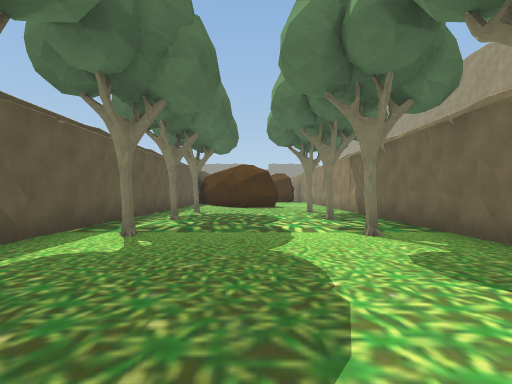
view 1 (above)

24 first-person views from a walk through a 3-D level made in the Unity game engine. The camera is 1.3 m above the floor, looks level and sees 85° across. Doors are open. The floor is counted in squares, 2 m on a side. Each view is taken from the middle of a square. On the plan, view 1 faces up. The plan holds only what a view shows up to about 9 squares ahead; the rest is blank. The place goes on beyond the plan. The player character is not drawn. Some animated figures are left out. Some surface patterns are stand-ins.

view 2
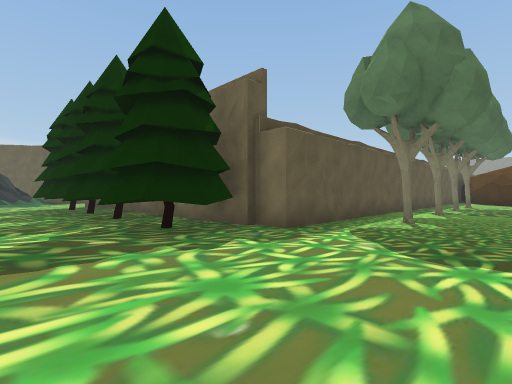

view 3
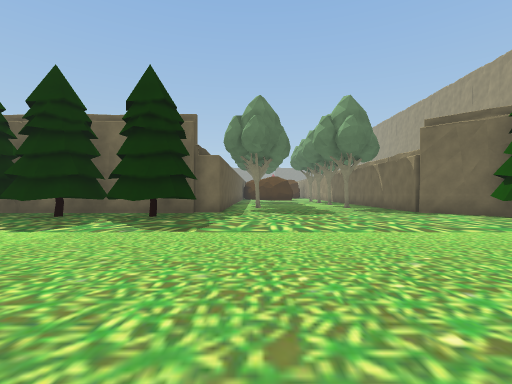

view 4
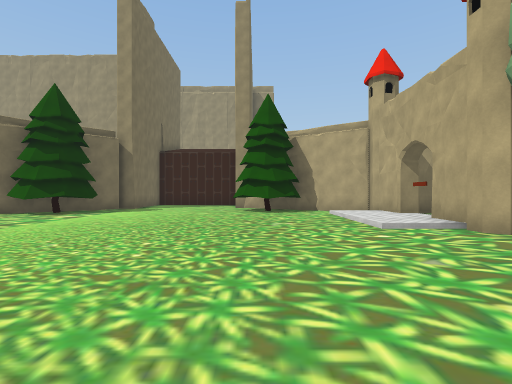

view 5
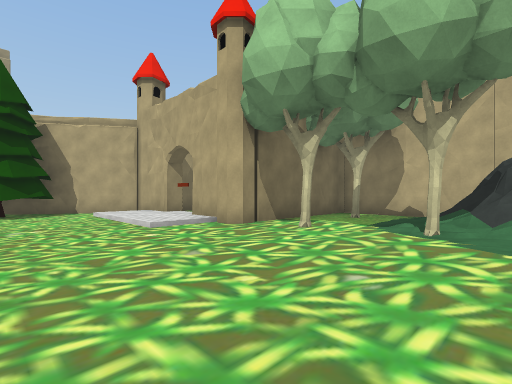

view 6
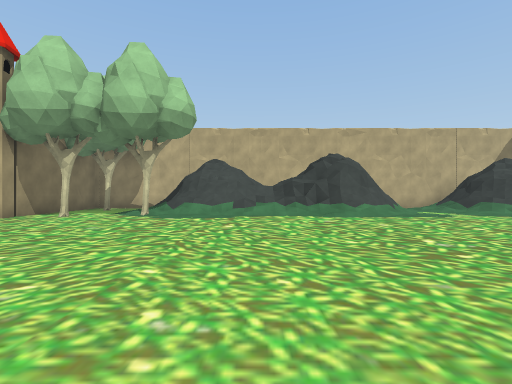

view 7
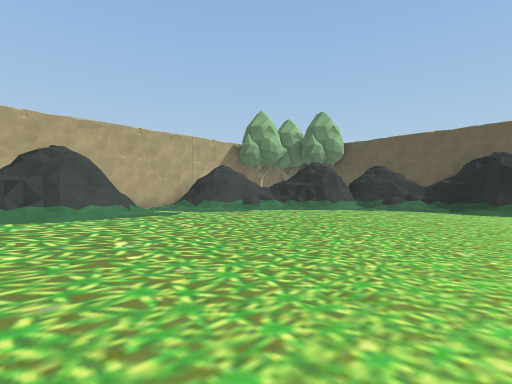

view 8
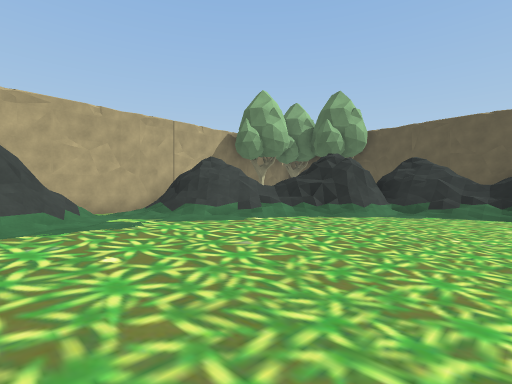

view 9
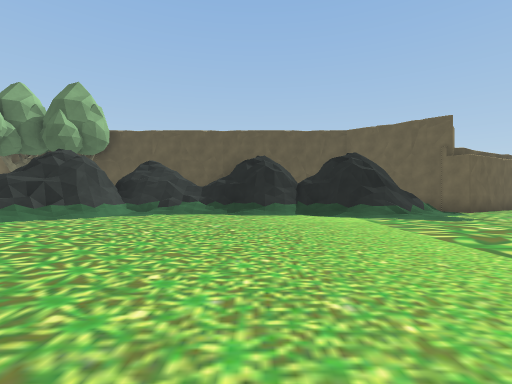

view 10
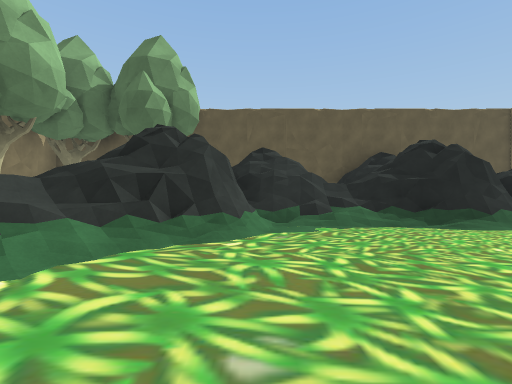

view 11
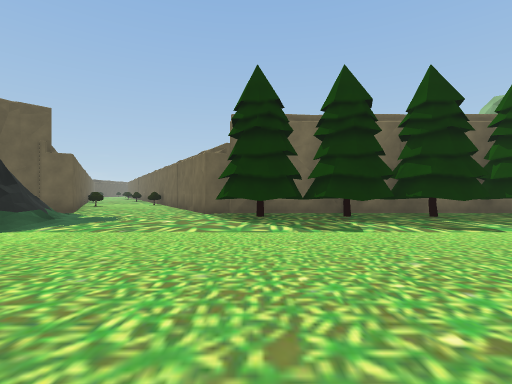

view 12
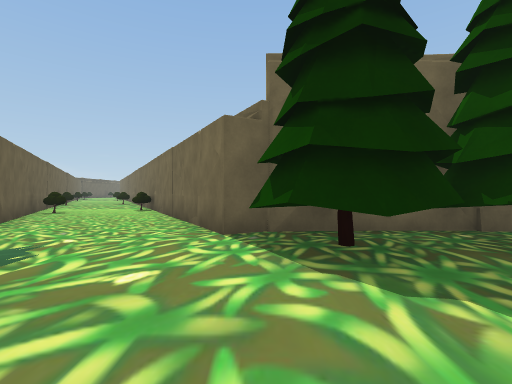

view 13
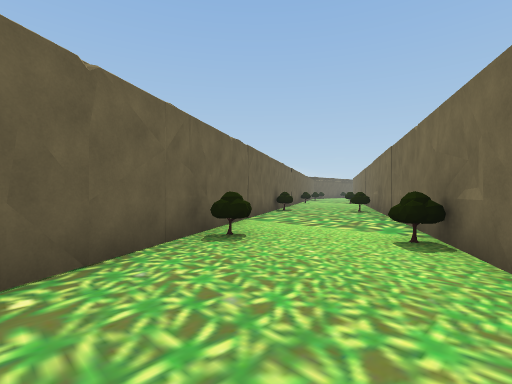

view 14
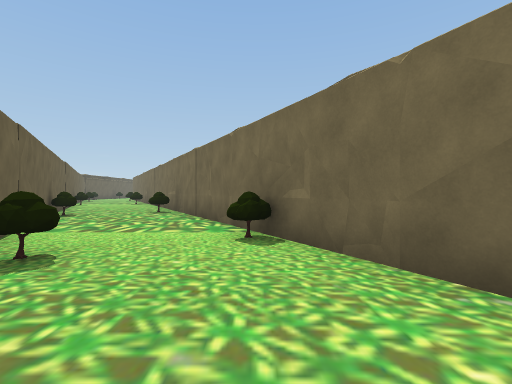

view 15
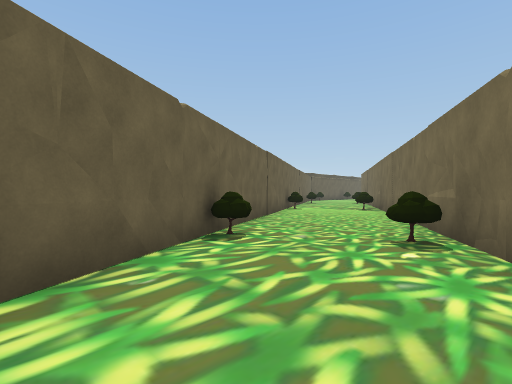

view 16
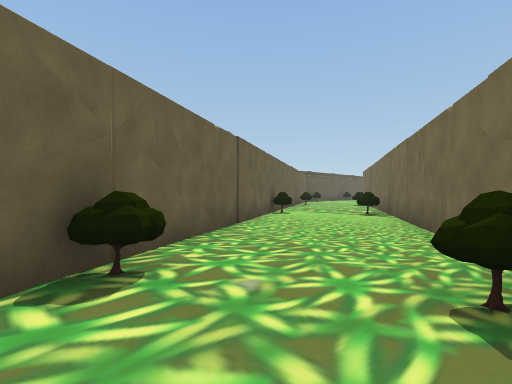

view 17
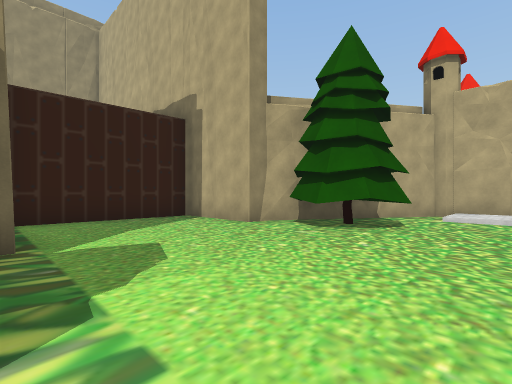

view 18
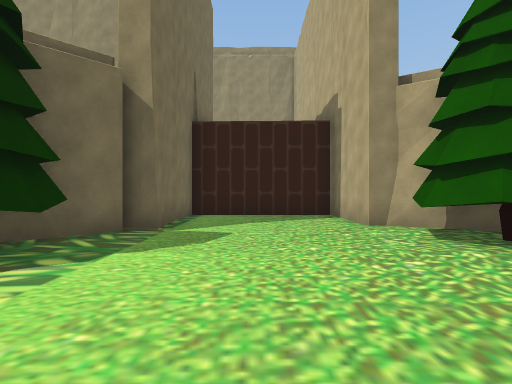

view 19
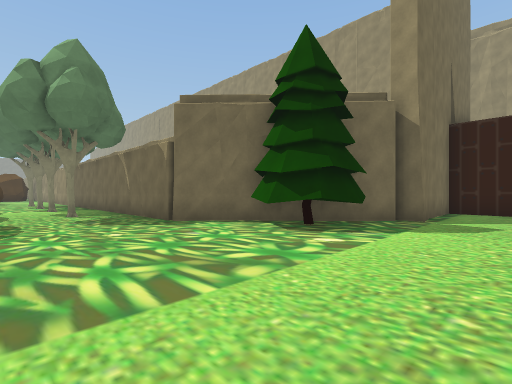

view 20
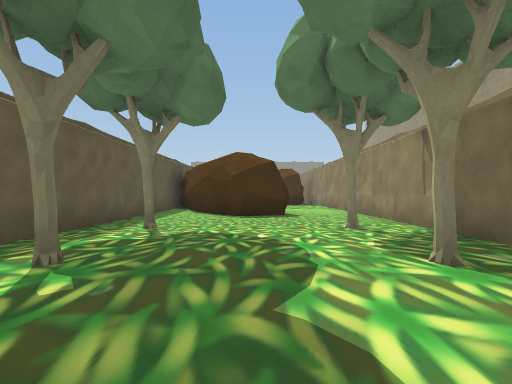

view 21
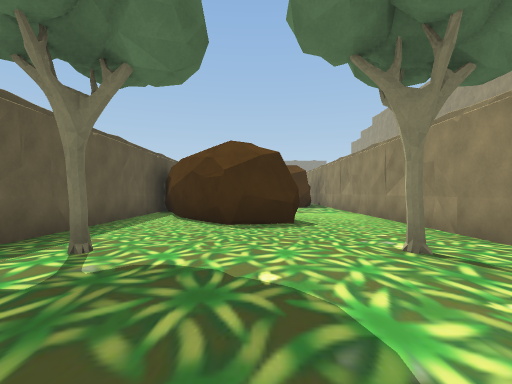

view 22
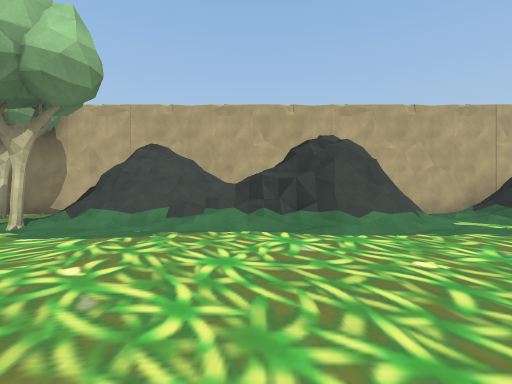

view 23
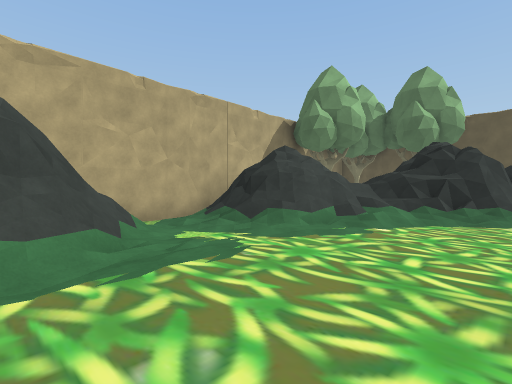

view 24
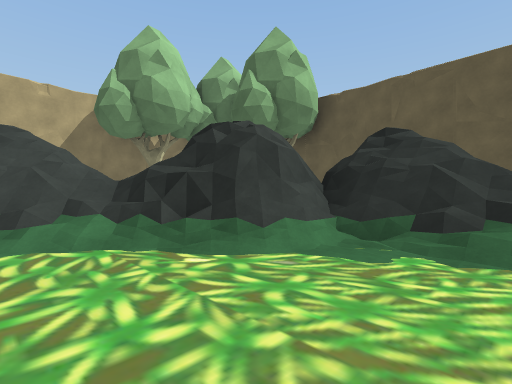

### Floor plan
Key: @ floor where view 1 was taken; # wall or solid block; . main floor; : floor 0.25 m higher than the main floor; + floor 3.75 m higher than the main floor; / step, stairs or slope; D open door; = window, fence, low wall or low ledge; ^ raised ledge; v drop or lower ground; T tree; W tower.
Columns run from 26 left of view 1 to 12 right of it. Each row starts with its distance up from view 1.
 14 T...##                #.#  ..#
 13 #....#                #.## ..#
 12 ##...##               #..##..#
 11  #....#               #......#
 10  ##...##              #......#
  9   #...T#              #.T...T#
  8   ##T..##             #......#
  7    #....##            #.T...T#
  6    ##....#            #......#
  5     ##...##           #......#
  4      #...T#           #.T...T#
  3      ##T..##          #......#
  2       #....#          #......#
  1       ##...##         #.T...T#
  0        #....#         #...@..#
 -1        ##...###########......##
 -2        #.....TTTTTTTTTT.......###
 -3          =...TTTTTTT.TT.......TT#
 -4          #/...................TT##
 -5          #/......................####
 -6        ^##......... ................#
 -7      #  #/..........................#
 -8      #=+#/..........................#
 -9      #==#/..........................###
-10      #v//......................TT###
-11      # /=......................TT#
-12      # /#//................////.#
-13      # v=##................/:::.#
-14      # TT==//............T.WDD#W
-15      #TTT #=#/..###////T...## =#
-16      #    v==#//##^==#=//..#
-17      #TT T  =#//#   v##//T##
-18      ##=###################

Positions as (right, up) in squares from view 1, and headings:
1: (0, 0), facing up
2: (0, -5), facing up-left
3: (-2, -10), facing up
4: (-4, -10), facing right
5: (-4, -10), facing down-right
6: (-6, -7), facing down
7: (-7, -7), facing down-left
8: (-9, -9), facing down-left
9: (-9, -8), facing left
10: (-12, -12), facing left
11: (-12, -10), facing up
12: (-13, -6), facing up
13: (-16, 0), facing up-left
14: (-17, 0), facing up
15: (-19, 5), facing up-left
16: (-20, 7), facing up-left
17: (3, -5), facing down-right
18: (2, -7), facing right
19: (0, -7), facing up-right
20: (0, 4), facing up
21: (0, 6), facing up
22: (-7, -10), facing down
23: (-9, -12), facing down-left
24: (-14, -10), facing down-left
